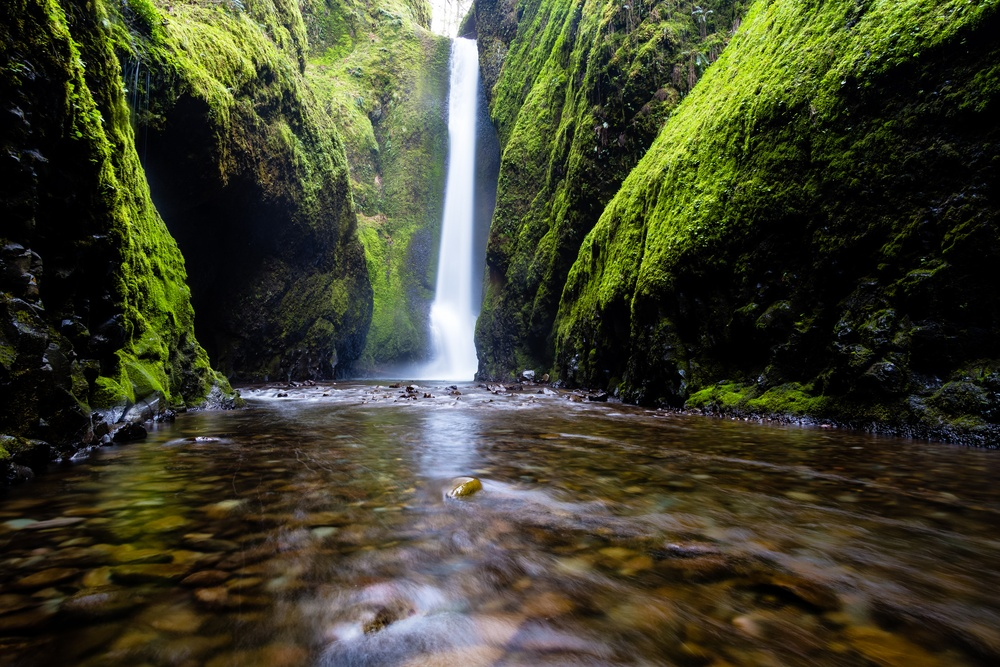
#> input picture waterfall.jpg, 1000 x 667 px, shrunk from 2048 x 1365 before the run
$ jupyter execute 'IMG Processing.ipynb'
#> lines starting #> are read from the running program, lines starting #| are printed output that depends on the picture
[cell 1]
import cv2
import numpy as np
import matplotlib.pyplot as plt
from instafilter import Instafilter

[cell 2]
im = cv2.imread('waterfall.jpg')
#> im is the input picture: shape (667, 1000, 3); mean B, G, R 43.7, 64.4, 62.9
dst = cv2.GaussianBlur(im,(5,5),cv2.BORDER_DEFAULT)

[cell 3]
plt.imshow(dst)
plt.show()

[cell 4]
edges = cv2.Canny(im,100,300)
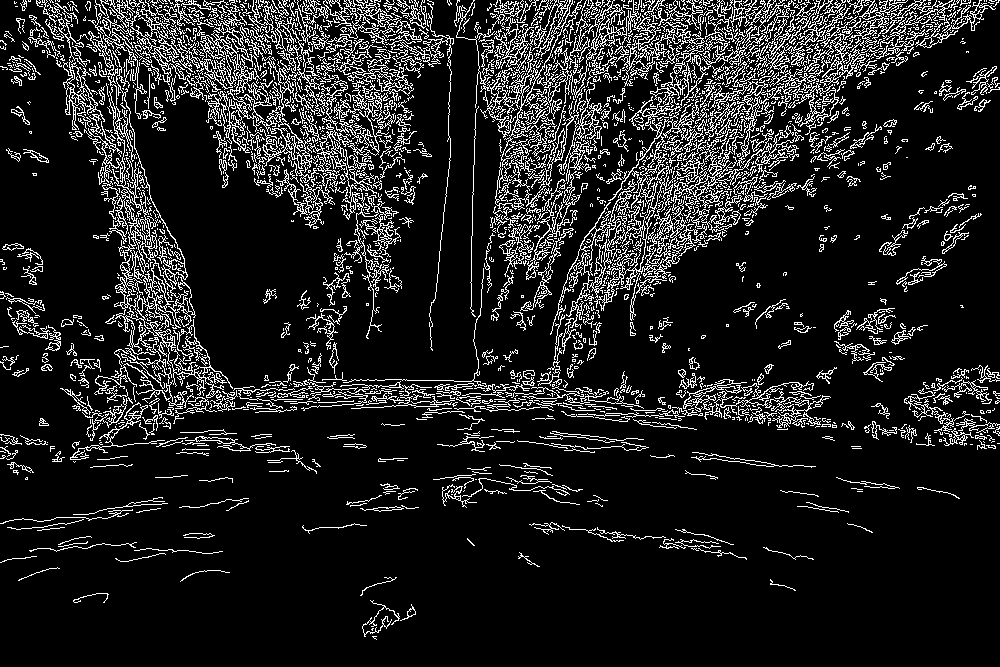
#> edges: shape (667, 1000); 12.7% white in thin lines or dots
plt.imshow(edges)
plt.show()

[cell 5]
rows, cols = im.shape[:2]
#> rows = 667; cols = 1000
# Create a Gaussian filter
kernel_x = cv2.getGaussianKernel(cols,200)
kernel_y = cv2.getGaussianKernel(rows,200)
kernel = kernel_y * kernel_x.T
filter = 255 * kernel / np.linalg.norm(kernel)
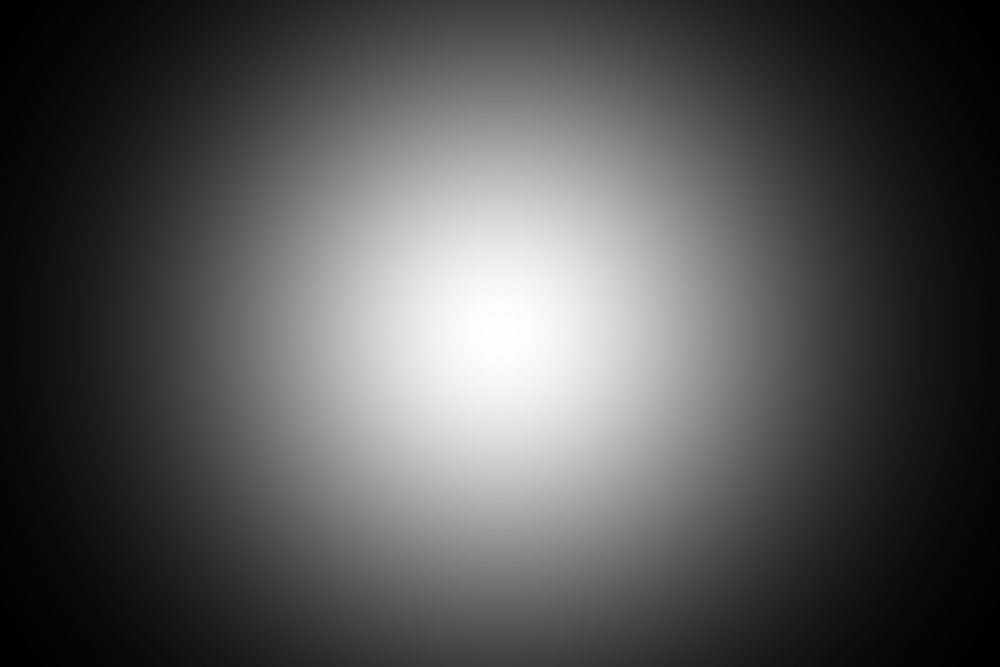
#> kernel: shape (667, 1000) float64; min 4.92e-08, max 4.45e-06, mean 1.5e-06; drawn with min black and max white
vintage_im = np.copy(im)
# for each channel in the input image, we will apply the above filter
for i in range(3):
    vintage_im[:,:,i] = vintage_im[:,:,i] * filter
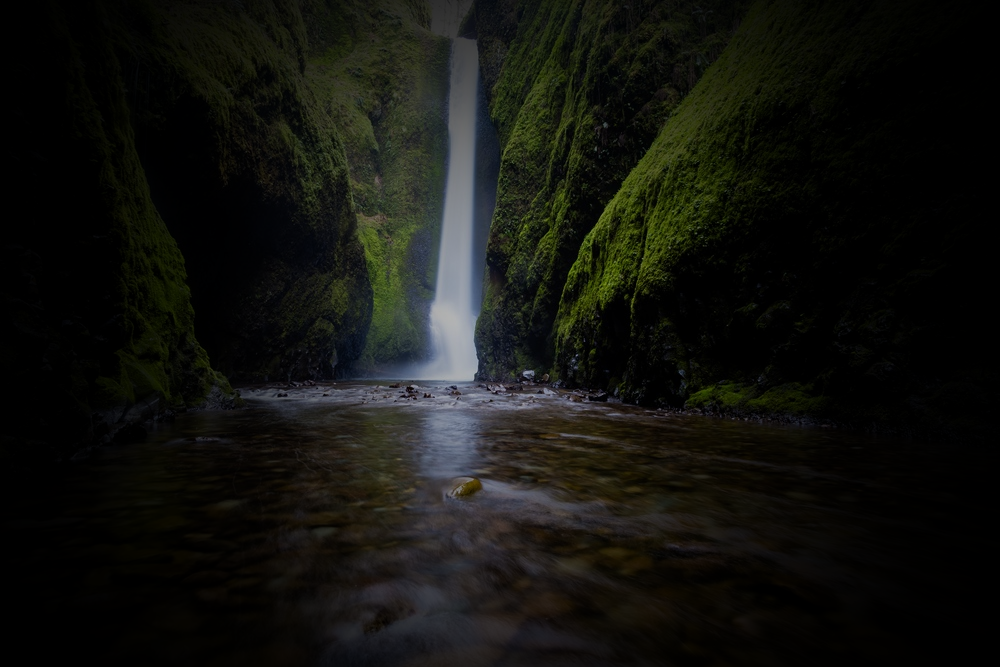
#> vintage_im: shape (667, 1000, 3); mean B, G, R 14.6, 18.8, 18.1
plt.imshow(vintage_im)
plt.show()
